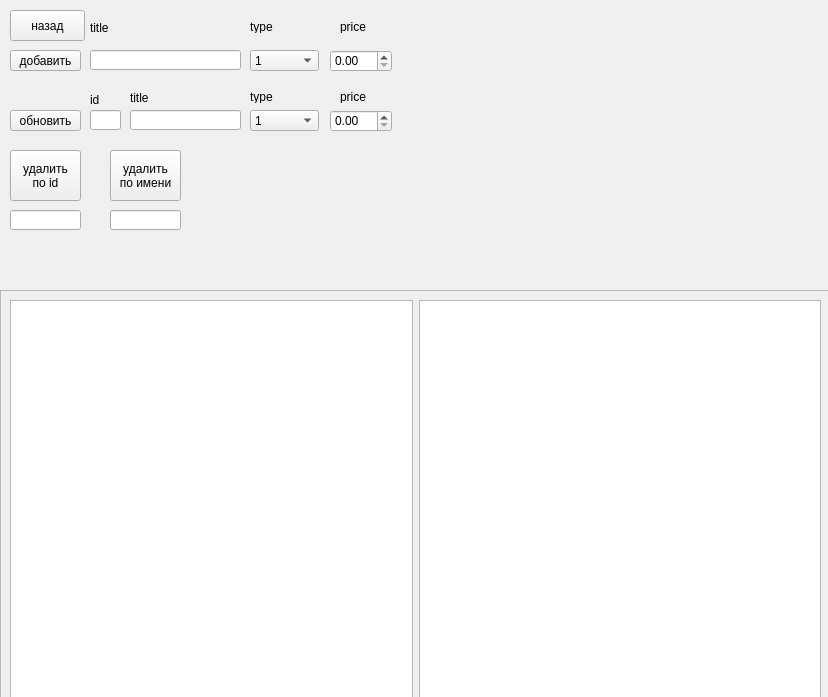
<?xml version="1.0" encoding="UTF-8"?>
<ui version="4.0">
 <class>Form</class>
 <widget class="QWidget" name="Form">
  <property name="geometry">
   <rect>
    <x>0</x>
    <y>0</y>
    <width>828</width>
    <height>697</height>
   </rect>
  </property>
  <property name="minimumSize">
   <size>
    <width>420</width>
    <height>250</height>
   </size>
  </property>
  <property name="windowTitle">
   <string>Form</string>
  </property>
  <widget class="QPushButton" name="back_btn">
   <property name="geometry">
    <rect>
     <x>10</x>
     <y>10</y>
     <width>75</width>
     <height>31</height>
    </rect>
   </property>
   <property name="text">
    <string>назад</string>
   </property>
  </widget>
  <widget class="QLabel" name="label">
   <property name="geometry">
    <rect>
     <x>100</x>
     <y>20</y>
     <width>47</width>
     <height>13</height>
    </rect>
   </property>
   <property name="text">
    <string/>
   </property>
  </widget>
  <widget class="QPushButton" name="add_btn">
   <property name="geometry">
    <rect>
     <x>10</x>
     <y>50</y>
     <width>71</width>
     <height>21</height>
    </rect>
   </property>
   <property name="text">
    <string>добавить</string>
   </property>
  </widget>
  <widget class="QScrollArea" name="scrollArea">
   <property name="geometry">
    <rect>
     <x>0</x>
     <y>290</y>
     <width>831</width>
     <height>421</height>
    </rect>
   </property>
   <property name="widgetResizable">
    <bool>true</bool>
   </property>
   <widget class="QWidget" name="scrollAreaWidgetContents">
    <property name="geometry">
     <rect>
      <x>0</x>
      <y>0</y>
      <width>829</width>
      <height>419</height>
     </rect>
    </property>
    <layout class="QHBoxLayout" name="horizontalLayout">
     <item>
      <widget class="QTableView" name="tableView">
       <property name="editTriggers">
        <set>QAbstractItemView::NoEditTriggers</set>
       </property>
      </widget>
     </item>
     <item>
      <widget class="QTableView" name="tableView_2"/>
     </item>
    </layout>
   </widget>
  </widget>
  <widget class="QLabel" name="label_2">
   <property name="geometry">
    <rect>
     <x>90</x>
     <y>20</y>
     <width>31</width>
     <height>16</height>
    </rect>
   </property>
   <property name="text">
    <string>title</string>
   </property>
  </widget>
  <widget class="QLineEdit" name="add_title">
   <property name="geometry">
    <rect>
     <x>90</x>
     <y>50</y>
     <width>151</width>
     <height>20</height>
    </rect>
   </property>
   <property name="text">
    <string/>
   </property>
  </widget>
  <widget class="QLabel" name="label_3">
   <property name="geometry">
    <rect>
     <x>340</x>
     <y>20</y>
     <width>47</width>
     <height>13</height>
    </rect>
   </property>
   <property name="text">
    <string>price</string>
   </property>
  </widget>
  <widget class="QComboBox" name="add_type">
   <property name="geometry">
    <rect>
     <x>250</x>
     <y>50</y>
     <width>69</width>
     <height>21</height>
    </rect>
   </property>
   <item>
    <property name="text">
     <string>1</string>
    </property>
   </item>
   <item>
    <property name="text">
     <string>2</string>
    </property>
   </item>
   <item>
    <property name="text">
     <string>3</string>
    </property>
   </item>
   <item>
    <property name="text">
     <string>4</string>
    </property>
   </item>
   <item>
    <property name="text">
     <string>5</string>
    </property>
   </item>
  </widget>
  <widget class="QLabel" name="label_4">
   <property name="geometry">
    <rect>
     <x>250</x>
     <y>20</y>
     <width>47</width>
     <height>13</height>
    </rect>
   </property>
   <property name="text">
    <string>type</string>
   </property>
  </widget>
  <widget class="QPushButton" name="update_btn">
   <property name="geometry">
    <rect>
     <x>10</x>
     <y>110</y>
     <width>71</width>
     <height>21</height>
    </rect>
   </property>
   <property name="text">
    <string>обновить</string>
   </property>
  </widget>
  <widget class="QPushButton" name="delete_idd">
   <property name="geometry">
    <rect>
     <x>10</x>
     <y>150</y>
     <width>71</width>
     <height>51</height>
    </rect>
   </property>
   <property name="text">
    <string>удалить
по id</string>
   </property>
  </widget>
  <widget class="QLineEdit" name="delete_edit_1">
   <property name="geometry">
    <rect>
     <x>10</x>
     <y>210</y>
     <width>71</width>
     <height>20</height>
    </rect>
   </property>
   <property name="text">
    <string/>
   </property>
  </widget>
  <widget class="QDoubleSpinBox" name="doubleSpinBox">
   <property name="geometry">
    <rect>
     <x>330</x>
     <y>50</y>
     <width>62</width>
     <height>22</height>
    </rect>
   </property>
   <property name="maximum">
    <double>999.990000000000009</double>
   </property>
  </widget>
  <widget class="QLabel" name="label_5">
   <property name="geometry">
    <rect>
     <x>10</x>
     <y>240</y>
     <width>271</width>
     <height>21</height>
    </rect>
   </property>
   <property name="text">
    <string/>
   </property>
  </widget>
  <widget class="QPushButton" name="delite_title">
   <property name="geometry">
    <rect>
     <x>110</x>
     <y>150</y>
     <width>71</width>
     <height>51</height>
    </rect>
   </property>
   <property name="text">
    <string>удалить
по имени</string>
   </property>
  </widget>
  <widget class="QLineEdit" name="lineEdit_6">
   <property name="geometry">
    <rect>
     <x>110</x>
     <y>210</y>
     <width>71</width>
     <height>20</height>
    </rect>
   </property>
   <property name="text">
    <string/>
   </property>
  </widget>
  <widget class="QLabel" name="label_6">
   <property name="geometry">
    <rect>
     <x>340</x>
     <y>90</y>
     <width>47</width>
     <height>13</height>
    </rect>
   </property>
   <property name="text">
    <string>price</string>
   </property>
  </widget>
  <widget class="QLabel" name="label_7">
   <property name="geometry">
    <rect>
     <x>250</x>
     <y>90</y>
     <width>47</width>
     <height>13</height>
    </rect>
   </property>
   <property name="text">
    <string>type</string>
   </property>
  </widget>
  <widget class="QLabel" name="label_8">
   <property name="geometry">
    <rect>
     <x>90</x>
     <y>90</y>
     <width>31</width>
     <height>20</height>
    </rect>
   </property>
   <property name="text">
    <string>id</string>
   </property>
  </widget>
  <widget class="QDoubleSpinBox" name="doubleSpinBox_2">
   <property name="geometry">
    <rect>
     <x>330</x>
     <y>110</y>
     <width>62</width>
     <height>22</height>
    </rect>
   </property>
   <property name="maximum">
    <double>999.990000000000009</double>
   </property>
  </widget>
  <widget class="QComboBox" name="update_type">
   <property name="geometry">
    <rect>
     <x>250</x>
     <y>110</y>
     <width>69</width>
     <height>21</height>
    </rect>
   </property>
   <item>
    <property name="text">
     <string>1</string>
    </property>
   </item>
   <item>
    <property name="text">
     <string>2</string>
    </property>
   </item>
   <item>
    <property name="text">
     <string>3</string>
    </property>
   </item>
   <item>
    <property name="text">
     <string>4</string>
    </property>
   </item>
   <item>
    <property name="text">
     <string>5</string>
    </property>
   </item>
  </widget>
  <widget class="QLineEdit" name="update_id">
   <property name="geometry">
    <rect>
     <x>90</x>
     <y>110</y>
     <width>31</width>
     <height>20</height>
    </rect>
   </property>
   <property name="text">
    <string/>
   </property>
  </widget>
  <widget class="QLabel" name="label_9">
   <property name="geometry">
    <rect>
     <x>130</x>
     <y>90</y>
     <width>31</width>
     <height>16</height>
    </rect>
   </property>
   <property name="text">
    <string>title</string>
   </property>
  </widget>
  <widget class="QLabel" name="label_10">
   <property name="geometry">
    <rect>
     <x>140</x>
     <y>80</y>
     <width>47</width>
     <height>13</height>
    </rect>
   </property>
   <property name="text">
    <string/>
   </property>
  </widget>
  <widget class="QLineEdit" name="update_title">
   <property name="geometry">
    <rect>
     <x>130</x>
     <y>110</y>
     <width>111</width>
     <height>20</height>
    </rect>
   </property>
   <property name="text">
    <string/>
   </property>
  </widget>
 </widget>
 <resources/>
 <connections/>
</ui>
